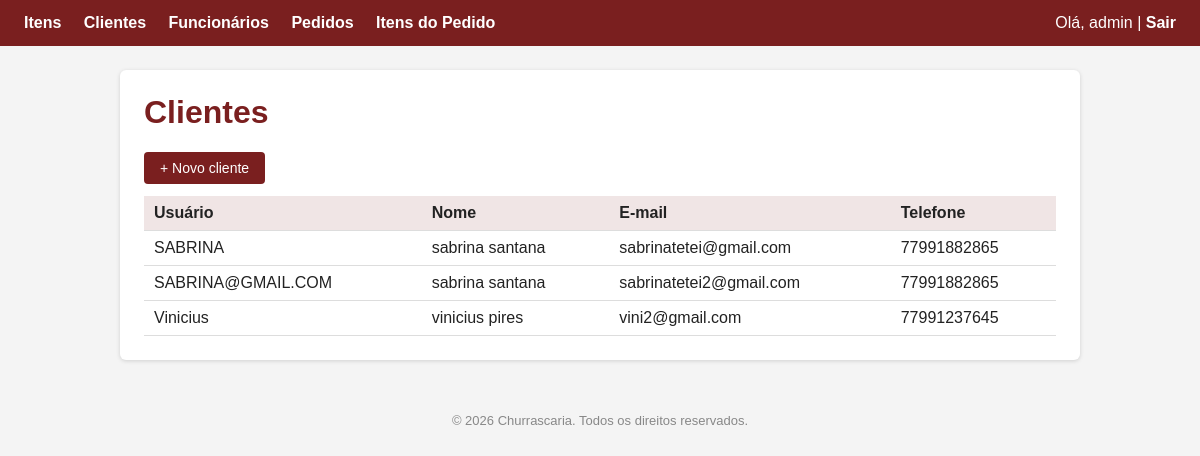
Page /clientes/ (signed in) on the earlier database version.
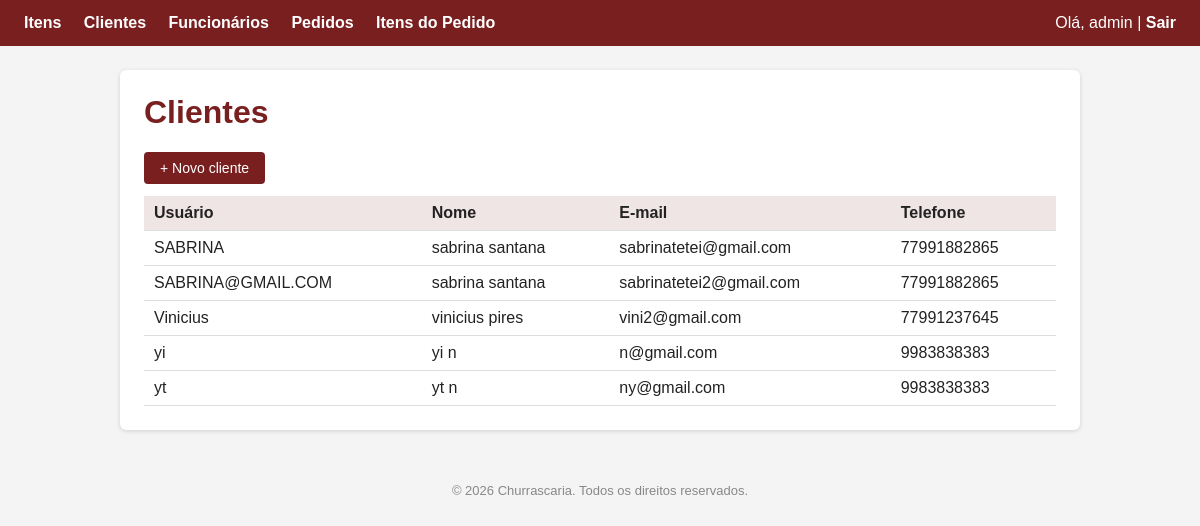
Same page on the later database version.
### cliente/models.py (models this page shows, shortened)
class Cliente(User):
    telefone = models.CharField(max_length=20, blank=True)

### cliente/views.py (the view)
# urls.py: path('', views.cliente_list, name='cliente_list'),
@login_required
@permission_required('cliente.view_cliente', raise_exception=True)
def cliente_list(request):
    clientes = Cliente.objects.all().order_by('username')
    return render(request, 'cliente/cliente_list.html', {'clientes': clientes})

### templates/cliente/cliente_list.html (shortened to what this page needs)
{% extends 'base.html' %}
{% block content %}
    <h1>Clientes</h1>
    <a class="btn" href="{% url 'cliente_create' %}">+ Novo cliente</a>
    {% if clientes %}
        <table>
            <tr>
                <th>Usuário</th>
                <th>Nome</th>
                <th>E-mail</th>
                <th>Telefone</th>
            </tr>
            {% for cliente in clientes %}
                <tr>
                    <td>{{ cliente.username }}</td>
                    <td>{{ cliente.get_full_name }}</td>
                    <td>{{ cliente.email }}</td>
                    <td>{{ cliente.telefone }}</td>
                </tr>
            {% endfor %}
        </table>
    {% else %}
        <p class="empty">Nenhum cliente cadastrado ainda.</p>
    {% endif %}
{% endblock %}

### templates/base.html (shortened to what this page needs)
{% load static %}
<!DOCTYPE html>
<html lang="pt-br">
<head>
    <link rel="stylesheet" href="{% static 'css/style.css' %}">
</head>
<body>
    {% block navbar %}
    <nav>
        {% if perms.item.view_item %}
            <a href="{% url 'item_list' %}">Itens</a>
        {% endif %}
        {% if perms.cliente.view_cliente %}
            <a href="{% url 'cliente_list' %}">Clientes</a>
        {% endif %}
        {% if perms.funcionario.view_funcionario %}
            <a href="{% url 'funcionario_list' %}">Funcionários</a>
        {% endif %}
        {% if perms.pedido.view_pedido %}
            <a href="{% url 'pedido_list' %}">Pedidos</a>
        {% endif %}
        {% if perms.itempedido.view_itempedido %}
            <a href="{% url 'itempedido_list' %}">Itens do Pedido</a>
        {% endif %}
        {% if user.is_authenticated %}
            <span style="color:#fff; float:right;">Olá, {{ user.username }} |
            <form action="{% url 'logout' %}" method="post" class="logout-form">
                <button type="submit" class="logout-link">Sair</button>
            </form></span>
        {% else %}
            <a href="{% url 'login' %}" style="float:right;">Entrar</a>
        {% endif %}
    </nav>
    {% endblock %}
    <div class="container">
        {% block content %}{% endblock %}
    </div>
    {% block footer %}
    <footer>
        <p>&copy; {% now "Y" %} Churrascaria. Todos os direitos reservados.</p>
    </footer>
    {% endblock %}
</body>
</html>

### static/css/style.css (style rules this page uses)
* { box-sizing: border-box; }
body { font-family: Arial, Helvetica, sans-serif; margin: 0; background: #f4f4f4; color: #222; }
footer { text-align: center; padding: 16px; color: #888; font-size: 13px; }
nav { background: #7a1f1f; padding: 14px 24px; }
nav a { color: #fff; text-decoration: none; margin-right: 18px; font-weight: bold; }
.container { max-width: 960px; margin: 24px auto; background: #fff; padding: 24px; border-radius: 6px; box-shadow: 0 1px 4px rgba(0,0,0,0.15); }
h1 { margin-top: 0; color: #7a1f1f; }
table { width: 100%; border-collapse: collapse; margin-top: 12px; }
th, td { text-align: left; padding: 8px 10px; border-bottom: 1px solid #ddd; }
th { background: #f0e5e5; }
.btn { display: inline-block; background: #7a1f1f; color: #fff; padding: 8px 16px; border-radius: 4px; text-decoration: none; border: none; cursor: pointer; font-size: 14px; }
.logout-form { display: inline; }
.logout-link { background: none; border: none; padding: 0; color: #fff; font-weight: bold; text-decoration: none; cursor: pointer; font-family: inherit; font-size: inherit; }

Differences in the rows shown:
added Cliente: username "yi", get_full_name "yi n", email "n@gmail.com", telefone "9983838383"
added Cliente: username "yt", get_full_name "yt n", email "ny@gmail.com", telefone "9983838383"
